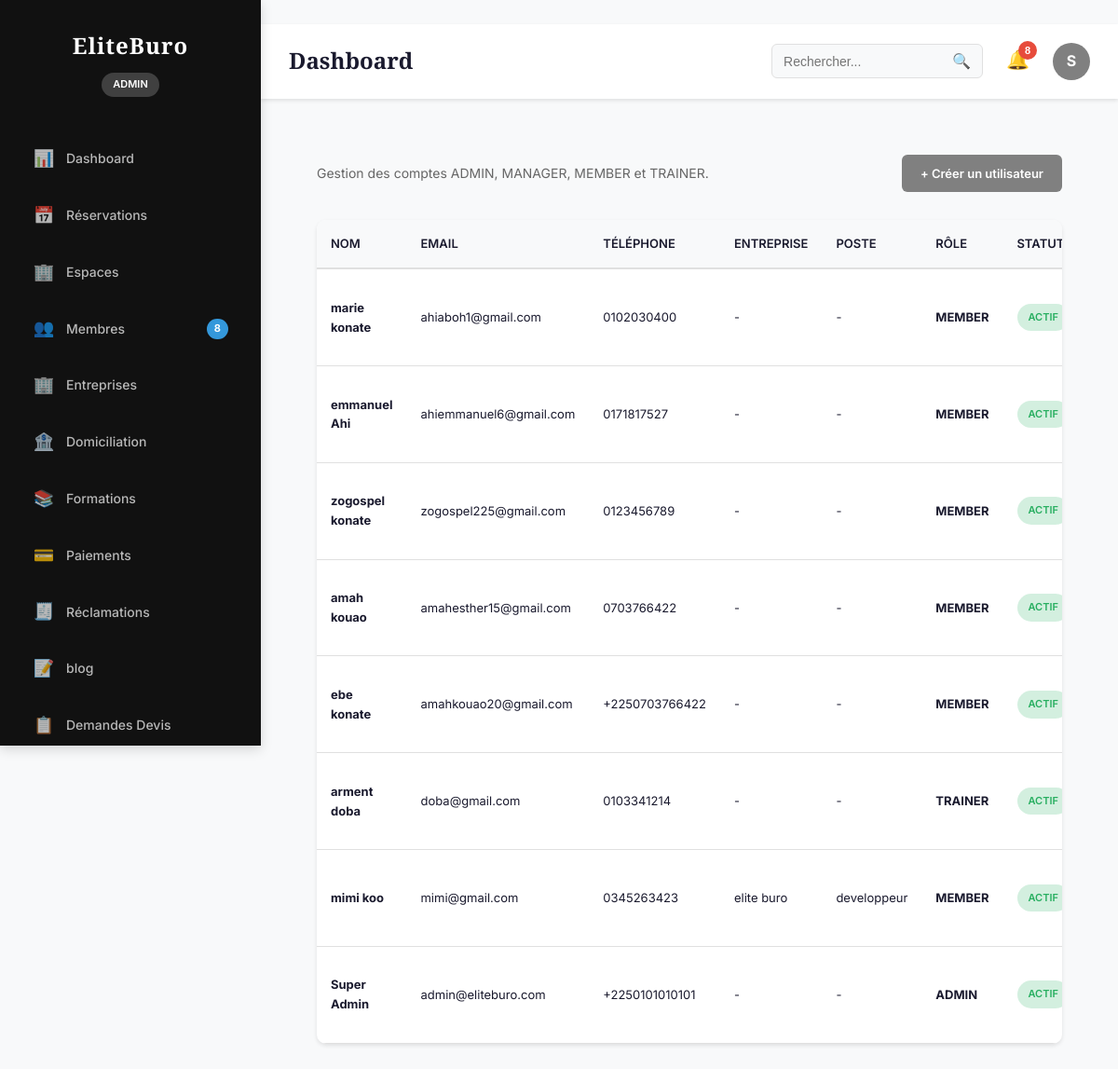
/dashboard/users/ (signed in), run on the app's committed database.
### accounts/models.py (models this page shows, shortened)
class User(AbstractUser):
    class Role(models.TextChoices):
        ADMIN = "ADMIN", "Administrateur"
        MANAGER = "MANAGER", "Gestionnaire"
        MEMBER = "MEMBER", "Membre"
        TRAINER = "TRAINER", "Formateur"
    username = None
    id = models.UUIDField(
        primary_key=True,
        default=uuid.uuid4,
        editable=False
    )
    email = models.EmailField(
        unique=True
    )
    first_name = models.CharField(
        max_length=150
    )
    last_name = models.CharField(
        max_length=150
    )
    phone_validator = RegexValidator(
        regex=r'^\+?[0-9]{8,15}$',
        message="Numéro de téléphone invalide."
    )
    phone = models.CharField(
        max_length=20,
        validators=[phone_validator],
        unique=True
    )
    avatar = models.ImageField(
        upload_to="users/avatar/",
        blank=True,
        null=True
    )
    role = models.CharField(
        max_length=20,
        choices=Role.choices,
        default=Role.MEMBER
    )
    company_name = models.CharField(
        max_length=255,
        blank=True
    )
    job_title = models.CharField(
        max_length=255,
        blank=True
    )
    birth_date = models.DateField(
        blank=True,
        null=True
    )
    gender = models.CharField(
        max_length=20,
        blank=True
    )
    website = models.URLField(
        blank=True
    )
    bio = models.TextField(
        blank=True
    )
    language = models.CharField(
        max_length=10,
        default="fr"
    )
    timezone = models.CharField(
        max_length=100,
        default="Africa/Abidjan"
    )
    is_email_verified = models.BooleanField(
        default=False
    )
    is_phone_verified = models.BooleanField(
        default=False
    )
    receive_email_notification = models.BooleanField(
        default=True
    )
    receive_sms_notification = models.BooleanField(
        default=True
    )
    receive_whatsapp_notification = models.BooleanField(
        default=True
    )
    last_activity = models.DateTimeField(
        null=True,
        blank=True
    )
    created_at = models.DateTimeField(
        auto_now_add=True
    )
    updated_at = models.DateTimeField(
        auto_now=True
    )
    USERNAME_FIELD = "email"
    REQUIRED_FIELDS = []
    objects = UserManager()
    class Meta:
        ordering = ["-created_at"]
        verbose_name = "Utilisateur"
        verbose_name_plural = "Utilisateurs"
    @property
    def full_name(self):
        return f"{self.first_name} {self.last_name}"

### dashboard/views.py (the view)
# urls.py: path("users/", AdminUsersView.as_view(), name="users"),
class AdminUsersView(AdminBaseView):
    template_name = "dashboard/admin/users.html"
    def get_context_data(self, **kwargs):
        context = super().get_context_data(**kwargs)
        context["users"] = User.objects.all().order_by("-created_at")
        return context

### dashboard/permissions.py (called while the page is built)
def is_admin_or_manager(user) -> bool:
    return getattr(user, "is_authenticated", False) and getattr(user, "role", None) in {User.Role.ADMIN, User.Role.MANAGER}

### dashboard/services.py (called while the page is built)
def get_admin_stats() -> DashboardStats:
    user_count = User.objects.count()
    reservation_count = Reservation.objects.count()
    income_total = (
        Reservation.objects.filter(statut="confirmed").aggregate(total=Sum("montant_total")).get("total")
        or Decimal("0")
    )
    formation_count = Formation.objects.count()
    domiciliation_count = DomiciliationRequest.objects.count()
    return DashboardStats(
        users=user_count,
        reservations=reservation_count,
        income_total=income_total,
        formations=formation_count,
        domiciliation_requests=domiciliation_count,
    )

def get_space_availability_summary(limit: int = 10) -> list[Dict[str, Any]]:
    qs = (
        Workspace.objects.select_related("espace", "categorie")
        .values("id", "nom", "disponible")
    )
    total = Workspace.objects.count()
    available = Workspace.objects.filter(disponible=True).count()
    top = (
        Workspace.objects.select_related("espace")
        .values("espace__nom")
        .annotate(
            count=Count("id"),
            available_count=Count("id", filter=Q(disponible=True)),
        )
        .order_by("-available_count")[:limit]
    )
    return list(top)

def get_recent_activity(limit: int = 10):
    reservations = Reservation.objects.order_by("-created_at")[:limit]
    formations = Formation.objects.order_by("-created_at")[:limit]
    domiciliations = DomiciliationRequest.objects.order_by("-date_creation")[:limit]
    items = []
    for r in reservations:
        items.append(("Réservation", r.created_at, "dashboard_admin:reservations"))
    for f in formations:
        items.append(("Formation", f.created_at, "dashboard_admin:formations"))
    for d in domiciliations:
        items.append(("Domiciliation", d.date_creation, "dashboard_admin:domiciliation"))
    items.sort(key=lambda x: x[1], reverse=True)
    return items[:limit]

### dashboard/views.py (called while the page is built)
def admin_permission_guard(request: HttpRequest):
    if not is_admin_or_manager(request.user):
        raise PermissionDenied

    def dispatch(self, request: HttpRequest, *args, **kwargs):
        try:
            admin_permission_guard(request)
        except PermissionDenied:
            return HttpResponseForbidden("Accès réservé au back-office.")
        return super().dispatch(request, *args, **kwargs)

### templates/dashboard/admin/users.html (shortened to what this page needs)
{% extends 'layouts/base_admin.html' %}
{% block content %}
<div class="content">
    <div class="section-header">
        <div>
            <p style="color:var(--text-light);font-size:14px;">
                Gestion des comptes ADMIN, MANAGER, MEMBER et TRAINER.
            </p>
        </div>
        <a href="{% url 'dashboard_admin:user_create' %}"
           class="btn-primary">
            + Créer un utilisateur
        </a>
    </div>
    <div class="table-container">
        <table class="admin-table">
            <thead>
                <tr>
                    <th>
                        Nom
                    </th>
                    <th>
                        Email
                    </th>
                    <th>
                        Téléphone
                    </th>
                    <th>
                        Entreprise
                    </th>
                    <th>
                        Poste
                    </th>
                    <th>
                        Rôle
                    </th>
                    <th>
                        Statut
                    </th>
                </tr>
            </thead>
            <tbody>
            {% for u in users %}
                <tr>
                    <td>
                        <strong>
                            {{ u.full_name|default:u.email }}
                        </strong>
                    </td>
                    <td>
                        {{ u.email }}
                    </td>
                    <td>
                        {{ u.phone|default:"-" }}
                    </td>
                    <td>
                        {{ u.company_name|default:"-" }}
                    </td>
                    <td>
                        {{ u.job_title|default:"-" }}
                    </td>
                    <td>
                        <strong>
                            {{ u.role }}
                        </strong>
                    </td>
                    <td>
                        {% if u.is_active %}
                            <span class="status-badge confirmed">
                                Actif
                            </span>
                        {% else %}
                            <span class="status-badge cancelled">
                                Inactif
                            </span>
                        {% endif %}
                    </td>
                </tr>
            {% endfor %}
            </tbody>
        </table>
    </div>
</div>
{% endblock %}

### templates/partials/header.html (shortened to what this page needs)
<header class="top-bar">
    <div class="top-bar-left">
        <h1 class="page-title">
            {% block page_title %}
            Dashboard
            {% endblock %}
        </h1>
    </div>
    <div class="top-bar-right">
        <div class="search-box">
            <input
                type="text"
                class="search-input"
                placeholder="Rechercher...">
            <button class="search-btn">
                🔍
            </button>
        </div>
        <div class="notifications">
            <button class="notification-btn">
                🔔
                <span class="notification-count">
                    {{ recent_activity|length|default:0 }}
                </span>
            </button>
        </div>
        <div class="user-menu">
            <div class="user-avatar">
                {{ request.user.first_name|slice:":1"|default:"A" }}
            </div>
        </div>
    </div>
</header>

### static/css/admin.css (style rules this page uses)
:root { --primary-color: #808080; --secondary-color: #808080; --accent-color: #e94560; --success-color: #27ae60; --warning-color: #f39c12; --danger-color: #e74c3c; --info-color: #3498db; --light-bg: #f8f9fa; --border-color: #e0e0e0; --text-dark: #1a1a2e; --text-light: #666; --text-lighter: #999; --shadow-sm: 0 2px 4px rgba(0, 0, 0, 0.1); --shadow-md: 0 4px 12px rgba(0, 0, 0, 0.15); --shadow-lg: 0 8px 24px rgba(0, 0, 0, 0.2); --transition: all 0.3s ease; --sidebar-width: 280px; }
* { margin: 0; padding: 0; box-sizing: border-box; }
html { scroll-behavior: smooth; }
body { font-family: "Inter", "DM Sans", Arial, sans-serif; color: var(--text-dark); background-color: var(--light-bg); line-height: 1.6; display: block; }
h1, h2, h3, h4 { font-family: "Playfair Display", Georgia, serif; }
.top-bar { background: white; padding: 20px 30px; display: flex; justify-content: space-between; align-items: center; box-shadow: var(--shadow-sm); position: sticky; top: 0; z-index: 100; }
.top-bar-left { display: flex; align-items: center; gap: 20px; }
.page-title { font-size: 24px; font-weight: 700; color: var(--text-dark); }
.top-bar-right { display: flex; align-items: center; gap: 25px; }
.search-box { display: flex; align-items: center; background: var(--light-bg); border: 1px solid var(--border-color); border-radius: 6px; padding: 8px 12px; }
.search-input { flex: 1; border: none; background: transparent; font-size: 14px; outline: none; }
.search-btn { background: none; border: none; font-size: 16px; cursor: pointer; color: var(--text-lighter); }
.notifications { position: relative; }
.notification-btn { background: none; border: none; font-size: 20px; cursor: pointer; position: relative; }
.notification-count { position: absolute; top: -8px; right: -8px; background: var(--danger-color); color: white; width: 20px; height: 20px; border-radius: 50%; display: flex; align-items: center; justify-content: center; font-size: 11px; font-weight: 700; }
.user-menu { position: relative; }
.user-avatar { width: 40px; height: 40px; border-radius: 50%; background: var(--primary-color); color: white; display: flex; align-items: center; justify-content: center; font-weight: 700; cursor: pointer; }
.content { flex: 1; padding: 30px; overflow-y: auto; }
.section-header { display: flex; justify-content: space-between; align-items: center; margin-bottom: 30px; }
.btn-primary, .btn-secondary { padding: 10px 20px; border: none; border-radius: 6px; font-weight: 600; font-size: 13px; cursor: pointer; transition: var(--transition); }
.btn-primary { background: var(--primary-color); color: white; }
.table-container { background: white; border-radius: 10px; box-shadow: var(--shadow-sm); overflow: hidden; margin-bottom: 20px; }
.admin-table { width: 100%; border-collapse: collapse; }
.admin-table thead { background: var(--light-bg); border-bottom: 2px solid var(--border-color); }
.admin-table th { padding: 15px; text-align: left; font-weight: 600; font-size: 13px; color: var(--text-dark); text-transform: uppercase; }
.admin-table td { padding: 15px; border-bottom: 1px solid var(--border-color); font-size: 13px; }
.status-badge { display: inline-block; padding: 6px 12px; border-radius: 20px; font-size: 11px; font-weight: 600; text-transform: uppercase; }
.status-badge.confirmed { background: rgba(39, 174, 96, 0.2); color: var(--success-color); }
:root { --elite-navy:#0D2B55; --elite-gold:#C9A02C; --elite-success:#0B6B39; --elite-danger:#C0392B; --elite-warning:#E67E22; --elite-cream:#FAFAF7; }
a, a:hover, a:focus, a:active { text-decoration: none !important; }
.btn-primary, .btn-secondary, .btn-filter, .btn-action, .btn-create-reservation, .action-btn, .logout-btn, .nav-item { text-decoration: none !important; }

### data on the page
User: user.first_name "S", full_name "Super Admin", email "admin@eliteburo.com", phone "+2250101010101", company_name "-", job_title "-", role "ADMIN", is_active "ACTIF"
User: full_name "marie konate", email "ahiaboh1@gmail.com", phone "0102030400", company_name "-", job_title "-", role "MEMBER", is_active "ACTIF"
User: full_name "emmanuel Ahi", email "ahiemmanuel6@gmail.com", phone "0171817527", company_name "-", job_title "-", role "MEMBER", is_active "ACTIF"
User: full_name "zogospel konate", email "zogospel225@gmail.com", phone "0123456789", company_name "-", job_title "-", role "MEMBER", is_active "ACTIF"
User: full_name "amah kouao", email "amahesther15@gmail.com", phone "0703766422", company_name "-", job_title "-", role "MEMBER", is_active "ACTIF"
User: full_name "ebe konate", email "amahkouao20@gmail.com", phone "+2250703766422", company_name "-", job_title "-", role "MEMBER", is_active "ACTIF"
User: full_name "arment doba", email "doba@gmail.com", phone "0103341214", company_name "-", job_title "-", role "TRAINER", is_active "ACTIF"
User: full_name "mimi koo", email "mimi@gmail.com", phone "0345263423", company_name "elite buro", job_title "developpeur", role "MEMBER", is_active "ACTIF"

### other printed values
{{ stats.users|default_if_none:0 }} "8"
{{ recent_activity|length|default:0 }} "8"
